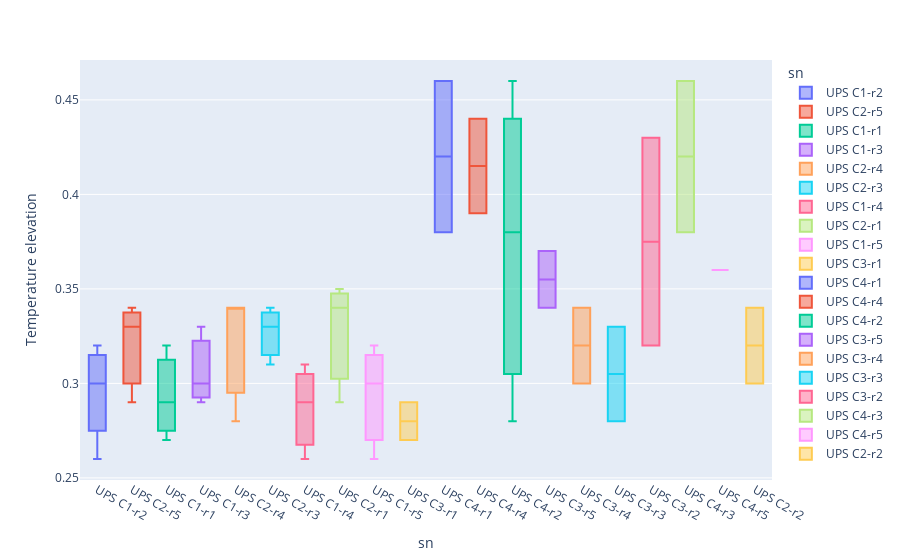

Write notebook code for a chart like this one.
### Code cell
fig = px.box(globalDfROn,x="sn",y="Temperature elevation",color="sn")
fig.show()

### Figure 1 — Plotly figure (JSON) as saved in the notebook; plotly's stock layout.template omitted (floating-point values rounded to 4 significant figures)
{"data": [{"alignmentgroup": "True", "hovertemplate": "sn=%{x}<br>Temperature elevation=%{y}<extra></extra>", "legendgroup": "UPS C1-r2", "marker": {"color": "#636efa"}, "name": "UPS C1-r2", "notched": false, "offsetgroup": "UPS C1-r2", "orientation": "v", "showlegend": true, "type": "box", "x": ["UPS C1-r2", "UPS C1-r2", "UPS C1-r2", "UPS C1-r2"], "x0": " ", "xaxis": "x", "y": [0.32, 0.26, 0.31, 0.29], "y0": " ", "yaxis": "y"}, {"alignmentgroup": "True", "hovertemplate": "sn=%{x}<br>Temperature elevation=%{y}<extra></extra>", "legendgroup": "UPS C2-r5", "marker": {"color": "#EF553B"}, "name": "UPS C2-r5", "notched": false, "offsetgroup": "UPS C2-r5", "orientation": "v", "showlegend": true, "type": "box", "x": ["UPS C2-r5", "UPS C2-r5", "UPS C2-r5"], "x0": " ", "xaxis": "x", "y": [0.34, 0.29, 0.33], "y0": " ", "yaxis": "y"}, {"alignmentgroup": "True", "hovertemplate": "sn=%{x}<br>Temperature elevation=%{y}<extra></extra>", "legendgroup": "UPS C1-r1", "marker": {"color": "#00cc96"}, "name": "UPS C1-r1", "notched": false, "offsetgroup": "UPS C1-r1", "orientation": "v", "showlegend": true, "type": "box", "x": ["UPS C1-r1", "UPS C1-r1", "UPS C1-r1"], "x0": " ", "xaxis": "x", "y": [0.32, 0.27, 0.29], "y0": " ", "yaxis": "y"}, {"alignmentgroup": "True", "hovertemplate": "sn=%{x}<br>Temperature elevation=%{y}<extra></extra>", "legendgroup": "UPS C1-r3", "marker": {"color": "#ab63fa"}, "name": "UPS C1-r3", "notched": false, "offsetgroup": "UPS C1-r3", "orientation": "v", "showlegend": true, "type": "box", "x": ["UPS C1-r3", "UPS C1-r3", "UPS C1-r3"], "x0": " ", "xaxis": "x", "y": [0.33, 0.29, 0.3], "y0": " ", "yaxis": "y"}, {"alignmentgroup": "True", "hovertemplate": "sn=%{x}<br>Temperature elevation=%{y}<extra></extra>", "legendgroup": "UPS C2-r4", "marker": {"color": "#FFA15A"}, "name": "UPS C2-r4", "notched": false, "offsetgroup": "UPS C2-r4", "orientation": "v", "showlegend": true, "type": "box", "x": ["UPS C2-r4", "UPS C2-r4", "UPS C2-r4"], "x0": " ", "xaxis": "x", "y": [0.34, 0.28, 0.34], "y0": " ", "yaxis": "y"}, {"alignmentgroup": "True", "hovertemplate": "sn=%{x}<br>Temperature elevation=%{y}<extra></extra>", "legendgroup": "UPS C2-r3", "marker": {"color": "#19d3f3"}, "name": "UPS C2-r3", "notched": false, "offsetgroup": "UPS C2-r3", "orientation": "v", "showlegend": true, "type": "box", "x": ["UPS C2-r3", "UPS C2-r3", "UPS C2-r3"], "x0": " ", "xaxis": "x", "y": [0.34, 0.31, 0.33], "y0": " ", "yaxis": "y"}, {"alignmentgroup": "True", "hovertemplate": "sn=%{x}<br>Temperature elevation=%{y}<extra></extra>", "legendgroup": "UPS C1-r4", "marker": {"color": "#FF6692"}, "name": "UPS C1-r4", "notched": false, "offsetgroup": "UPS C1-r4", "orientation": "v", "showlegend": true, "type": "box", "x": ["UPS C1-r4", "UPS C1-r4", "UPS C1-r4"], "x0": " ", "xaxis": "x", "y": [0.31, 0.26, 0.29], "y0": " ", "yaxis": "y"}, {"alignmentgroup": "True", "hovertemplate": "sn=%{x}<br>Temperature elevation=%{y}<extra></extra>", "legendgroup": "UPS C2-r1", "marker": {"color": "#B6E880"}, "name": "UPS C2-r1", "notched": false, "offsetgroup": "UPS C2-r1", "orientation": "v", "showlegend": true, "type": "box", "x": ["UPS C2-r1", "UPS C2-r1", "UPS C2-r1"], "x0": " ", "xaxis": "x", "y": [0.35, 0.29, 0.34], "y0": " ", "yaxis": "y"}, {"alignmentgroup": "True", "hovertemplate": "sn=%{x}<br>Temperature elevation=%{y}<extra></extra>", "legendgroup": "UPS C1-r5", "marker": {"color": "#FF97FF"}, "name": "UPS C1-r5", "notched": false, "offsetgroup": "UPS C1-r5", "orientation": "v", "showlegend": true, "type": "box", "x": ["UPS C1-r5", "UPS C1-r5", "UPS C1-r5"], "x0": " ", "xaxis": "x", "y": [0.32, 0.26, 0.3], "y0": " ", "yaxis": "y"}, {"alignmentgroup": "True", "hovertemplate": "sn=%{x}<br>Temperature elevation=%{y}<extra></extra>", "legendgroup": "UPS C3-r1", "marker": {"color": "#FECB52"}, "name": "UPS C3-r1", "notched": false, "offsetgroup": "UPS C3-r1", "orientation": "v", "showlegend": true, "type": "box", "x": ["UPS C3-r1", "UPS C3-r1"], "x0": " ", "xaxis": "x", "y": [0.27, 0.29], "y0": " ", "yaxis": "y"}, {"alignmentgroup": "True", "hovertemplate": "sn=%{x}<br>Temperature elevation=%{y}<extra></extra>", "legendgroup": "UPS C4-r1", "marker": {"color": "#636efa"}, "name": "UPS C4-r1", "notched": false, "offsetgroup": "UPS C4-r1", "orientation": "v", "showlegend": true, "type": "box", "x": ["UPS C4-r1", "UPS C4-r1"], "x0": " ", "xaxis": "x", "y": [0.46, 0.38], "y0": " ", "yaxis": "y"}, {"alignmentgroup": "True", "hovertemplate": "sn=%{x}<br>Temperature elevation=%{y}<extra></extra>", "legendgroup": "UPS C4-r4", "marker": {"color": "#EF553B"}, "name": "UPS C4-r4", "notched": false, "offsetgroup": "UPS C4-r4", "orientation": "v", "showlegend": true, "type": "box", "x": ["UPS C4-r4", "UPS C4-r4"], "x0": " ", "xaxis": "x", "y": [0.44, 0.39], "y0": " ", "yaxis": "y"}, {"alignmentgroup": "True", "hovertemplate": "sn=%{x}<br>Temperature elevation=%{y}<extra></extra>", "legendgroup": "UPS C4-r2", "marker": {"color": "#00cc96"}, "name": "UPS C4-r2", "notched": false, "offsetgroup": "UPS C4-r2", "orientation": "v", "showlegend": true, "type": "box", "x": ["UPS C4-r2", "UPS C4-r2", "UPS C4-r2"], "x0": " ", "xaxis": "x", "y": [0.46, 0.38, 0.28], "y0": " ", "yaxis": "y"}, {"alignmentgroup": "True", "hovertemplate": "sn=%{x}<br>Temperature elevation=%{y}<extra></extra>", "legendgroup": "UPS C3-r5", "marker": {"color": "#ab63fa"}, "name": "UPS C3-r5", "notched": false, "offsetgroup": "UPS C3-r5", "orientation": "v", "showlegend": true, "type": "box", "x": ["UPS C3-r5", "UPS C3-r5"], "x0": " ", "xaxis": "x", "y": [0.37, 0.34], "y0": " ", "yaxis": "y"}, {"alignmentgroup": "True", "hovertemplate": "sn=%{x}<br>Temperature elevation=%{y}<extra></extra>", "legendgroup": "UPS C3-r4", "marker": {"color": "#FFA15A"}, "name": "UPS C3-r4", "notched": false, "offsetgroup": "UPS C3-r4", "orientation": "v", "showlegend": true, "type": "box", "x": ["UPS C3-r4", "UPS C3-r4"], "x0": " ", "xaxis": "x", "y": [0.3, 0.34], "y0": " ", "yaxis": "y"}, {"alignmentgroup": "True", "hovertemplate": "sn=%{x}<br>Temperature elevation=%{y}<extra></extra>", "legendgroup": "UPS C3-r3", "marker": {"color": "#19d3f3"}, "name": "UPS C3-r3", "notched": false, "offsetgroup": "UPS C3-r3", "orientation": "v", "showlegend": true, "type": "box", "x": ["UPS C3-r3", "UPS C3-r3"], "x0": " ", "xaxis": "x", "y": [0.28, 0.33], "y0": " ", "yaxis": "y"}, {"alignmentgroup": "True", "hovertemplate": "sn=%{x}<br>Temperature elevation=%{y}<extra></extra>", "legendgroup": "UPS C3-r2", "marker": {"color": "#FF6692"}, "name": "UPS C3-r2", "notched": false, "offsetgroup": "UPS C3-r2", "orientation": "v", "showlegend": true, "type": "box", "x": ["UPS C3-r2", "UPS C3-r2"], "x0": " ", "xaxis": "x", "y": [0.43, 0.32], "y0": " ", "yaxis": "y"}, {"alignmentgroup": "True", "hovertemplate": "sn=%{x}<br>Temperature elevation=%{y}<extra></extra>", "legendgroup": "UPS C4-r3", "marker": {"color": "#B6E880"}, "name": "UPS C4-r3", "notched": false, "offsetgroup": "UPS C4-r3", "orientation": "v", "showlegend": true, "type": "box", "x": ["UPS C4-r3", "UPS C4-r3"], "x0": " ", "xaxis": "x", "y": [0.46, 0.38], "y0": " ", "yaxis": "y"}, {"alignmentgroup": "True", "hovertemplate": "sn=%{x}<br>Temperature elevation=%{y}<extra></extra>", "legendgroup": "UPS C4-r5", "marker": {"color": "#FF97FF"}, "name": "UPS C4-r5", "notched": false, "offsetgroup": "UPS C4-r5", "orientation": "v", "showlegend": true, "type": "box", "x": ["UPS C4-r5"], "x0": " ", "xaxis": "x", "y": [0.36], "y0": " ", "yaxis": "y"}, {"alignmentgroup": "True", "hovertemplate": "sn=%{x}<br>Temperature elevation=%{y}<extra></extra>", "legendgroup": "UPS C2-r2", "marker": {"color": "#FECB52"}, "name": "UPS C2-r2", "notched": false, "offsetgroup": "UPS C2-r2", "orientation": "v", "showlegend": true, "type": "box", "x": ["UPS C2-r2", "UPS C2-r2"], "x0": " ", "xaxis": "x", "y": [0.3, 0.34], "y0": " ", "yaxis": "y"}], "layout": {"autosize": true, "boxmode": "overlay", "legend": {"title": {"text": "sn"}, "tracegroupgap": 0}, "margin": {"t": 60}, "xaxis": {"anchor": "y", "autorange": true, "categoryarray": ["UPS C1-r2", "UPS C2-r5", "UPS C1-r1", "UPS C1-r3", "UPS C2-r4", "UPS C2-r3", "UPS C1-r4", "UPS C2-r1", "UPS C1-r5", "UPS C3-r1", "UPS C4-r1", "UPS C4-r4", "UPS C4-r2", "UPS C3-r5", "UPS C3-r4", "UPS C3-r3", "UPS C3-r2", "UPS C4-r3", "UPS C4-r5", "UPS C2-r2"], "categoryorder": "array", "domain": [0, 1], "range": [-0.5, 19.5], "title": {"text": "sn"}, "type": "category"}, "yaxis": {"anchor": "x", "autorange": true, "domain": [0, 1], "range": [0.2489, 0.4711], "title": {"text": "Temperature elevation"}, "type": "linear"}}}
